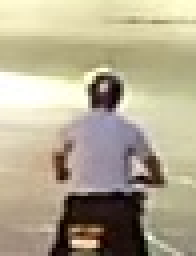
#> input picture Python/no/0_ (100).jpg, 49 x 64 px, given as the content of the folder C:/Users/Administrator/Desktop/jpg/database/train, which was not available (shown 4 times larger)
$ python getMoreImage.py
#> lines starting #> are read from the running program, lines starting #| are printed output that depends on the picture; pictures that were not available may be replaced by others from this repository, and a replacement may not be noted
import cv2
import os

IMG_PATH = 'C:\\Users\\Administrator\\Desktop\\jpg\\database\\train'

def read_img(source_imgpath):
    img = cv2.imread(source_imgpath, 1)
#> img is the input picture: shape (64, 49, 3); mean B, G, R 144.5, 169.2, 178.2
    return img


'''缩放'''
def crop_img(img, new_x, new_y):
#> called with new_x = 100, new_y = 300
    res = cv2.resize(img, (new_x, new_y), interpolation=cv2.INTER_AREA) #见下
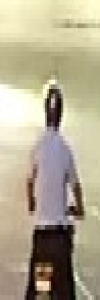
#> res: shape (300, 100, 3); mean B, G, R 144.5, 169.2, 178.2
    cv2.imwrite("./" + str(new_x) + '_' + str(new_y) +
                '.jpg', res)


'''旋转'''
def rotate_img(img, lable, number, rotate_angle, outputdir):

    if not os.path.exists(outputdir) and not os.path.isdir(outputdir):  #a判断当前路径是否为绝对路径或者是否为路径
        os.mkdir(outputdir)  #生成单级路径

    rows, cols = cv2.cvtColor(img, cv2.COLOR_BGR2GRAY).shape    #cvtcolor 是颜色转换参数

    M = cv2.getRotationMatrix2D((cols / 2, rows / 2), rotate_angle, 1)
    dst = cv2.warpAffine(img, M, (cols, rows))

    cv2.imwrite(outputdir + os.path.sep + str(lable) + '_pic' + str(number) + '.jpg', dst)


if __name__ == '__main__':
    number = 0
    for f in os.listdir(IMG_PATH):
        abs_file = os.path.join(IMG_PATH,f)
        labels = f
        if os.path.isfile(abs_file):
            img = read_img(abs_file)
            crop_img(img, 100, 300)
            labels = labels.split('.')
            labels = labels[0].split('_')[0]
            curr_angle = 0
            while curr_angle < 50:
                curr_angle += 9
                rotate_img(img, labels, number, curr_angle, 'C:\\Users\\Administrator\\Desktop\\jpg\\database')
                rotate_img(img, labels, number + 1, -curr_angle, 'C:\\Users\\Administrator\\Desktop\\jpg\\database')
                number += 2
#> this loop made 6 passes
#> pass 1, in rotate_img, `dst = cv2.warpAffine(img, M, (cols, rows))`:
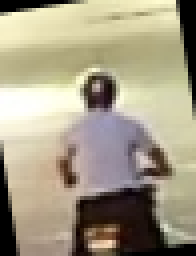
#> dst: shape (64, 49, 3) (shown 4 times larger); mean B, G, R 133.3, 155.9, 164.4
#> pass 1, in rotate_img (call 2), `dst = cv2.warpAffine(img, M, (cols, rows))`:
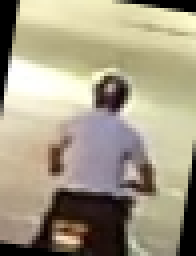
#> dst: shape (64, 49, 3) (shown 4 times larger); mean B, G, R 133.5, 156, 164.5
#> pass 2, in rotate_img (call 3), `dst = cv2.warpAffine(img, M, (cols, rows))`:
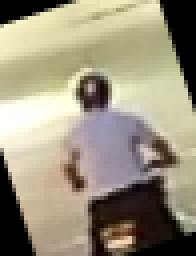
#> dst: shape (64, 49, 3) (shown 4 times larger); mean B, G, R 125.1, 146.1, 154.3
#> pass 2, in rotate_img (call 4), `dst = cv2.warpAffine(img, M, (cols, rows))`:
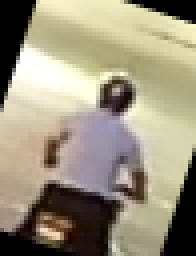
#> dst: shape (64, 49, 3) (shown 4 times larger); mean B, G, R 125.6, 146.5, 154.5
#> after the loop, curr_angle = 54; number = 12

$ run again, on Python/yes/1_ (1030).jpg
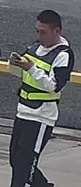
#> input picture Python/yes/1_ (1030).jpg, 81 x 187 px, given as the content of the folder C:/Users/Administrator/Desktop/jpg/database/train, which was not available
#> in read_img, img is the input picture: shape (187, 81, 3); mean B, G, R 102.6, 101.4, 100.4
#> in crop_img, `res = cv2.resize(img, (new_x, new_y), interpolation=cv2.INTER_AREA)`:
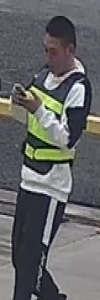
#> res: shape (300, 100, 3); mean B, G, R 102.5, 101.3, 100.3
#> the loop `while curr_angle < 50:` made 6 passes
#> pass 2, in rotate_img (call 4), `dst = cv2.warpAffine(img, M, (cols, rows))`:
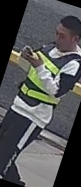
#> dst: shape (187, 81, 3); mean B, G, R 84, 83.6, 82.7
#> after the loop `while curr_angle < 50:`: curr_angle = 54; number = 12

$ run again, on Python/yes/1_ (1032).jpg
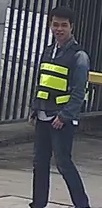
#> input picture Python/yes/1_ (1032).jpg, 102 x 208 px, given as the content of the folder C:/Users/Administrator/Desktop/jpg/database/train, which was not available
#> in read_img, img is the input picture: shape (208, 102, 3); mean B, G, R 91, 87.2, 85.5
#> in crop_img, `res = cv2.resize(img, (new_x, new_y), interpolation=cv2.INTER_AREA)`:
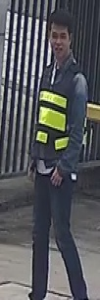
#> res: shape (300, 100, 3); mean B, G, R 90.9, 87.1, 85.4
#> the loop `while curr_angle < 50:` made 6 passes
#> pass 2, in rotate_img (call 4), `dst = cv2.warpAffine(img, M, (cols, rows))`:
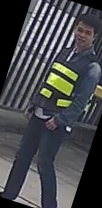
#> dst: shape (208, 102, 3); mean B, G, R 75.7, 72.4, 70.6
#> after the loop `while curr_angle < 50:`: curr_angle = 54; number = 12
